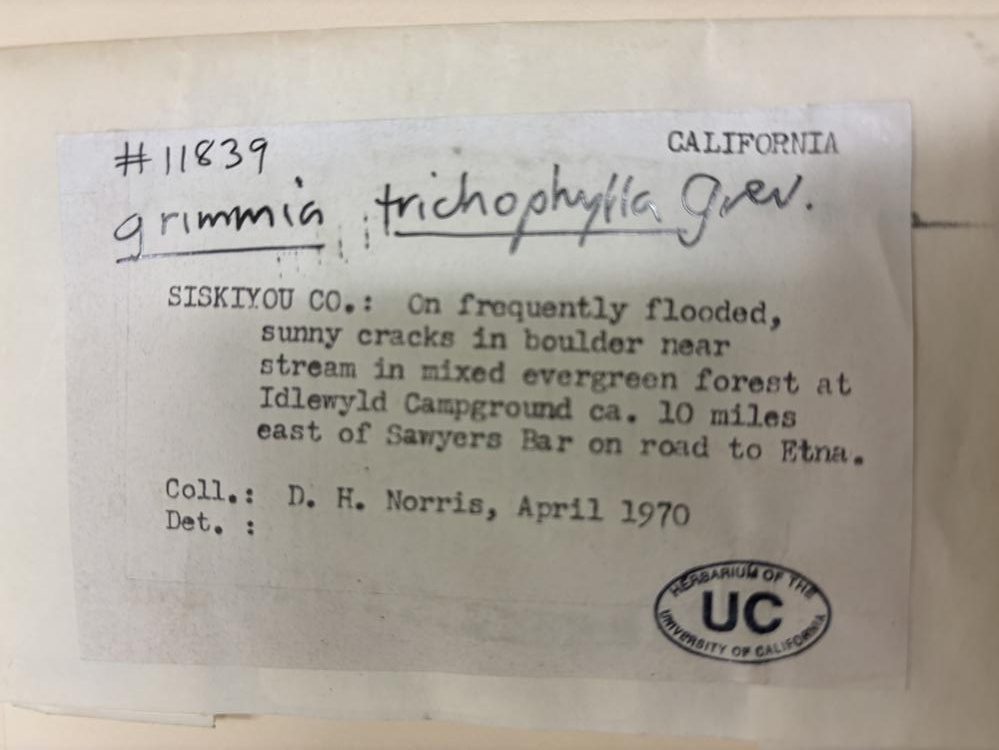
#> input picture data/img/06162025/IMG_3165.jpg, 999 x 750 px
$ python -i ocr_client.py   (imports and definitions only)
#> lines starting #> are read from the running program, lines starting #| are printed output that depends on the picture; after the words box and inside, x2 and y2 are one past the last pixel; in counts of white or black regions, pixels touching at a corner belong together
from google.cloud import vision
import io
import os
from google.protobuf.json_format import MessageToDict
from collections import defaultdict
from PIL import Image, ImageDraw, ImageFont, ExifTags
import cv2
import numpy as np
import json

os.environ["GOOGLE_APPLICATION_CREDENTIALS"] = os.path.expanduser(
    "~/.secrets/vision-key.json"
)

class OcrClient:
    def __init__(self):
        self.client = vision.ImageAnnotatorClient()
        self.preprocessor = ImagePreprocessor()

    # [135 lines left out: functions extract_text_json, parse_google_ocr_response, merge_to_lines, visualize_bounding_boxes, not called in this run]

class ImagePreprocessor:
    """
    Preprocess images for improved OCR accuracy using grayscale conversion,
    perspective correction, sharpening, resizing, contrast stretching,
    denoising, and bounding box remapping support.

    Usage:
        pre = ImagePreprocessor()

        # To get a processed image as an OpenCV array:
        processed = pre.preprocess_for_ocr("input.jpg")

        # To save the processed image to disk:
        pre.preprocess_and_save("input.jpg", "output.jpg")

        # To map OCR bounding boxes (from processed image) back to original image:
        original_pts = pre.map_bbox_to_original([(x1, y1), (x2, y2), (x3, y3), (x4, y4)])
    """

    def __init__(self):
        self.last_perspective_transform = None
        self.last_inverse_transform = None
        self.last_resize_fx = 1.0
        self.last_resize_fy = 1.0

    def preprocess_for_ocr(self, image_path):
#> called with image_path = '../../data/img/06162025/IMG_3165.jpg'
        if not os.path.exists(image_path):
            raise FileNotFoundError(f"Image not found: {image_path}")

        img = cv2.imread(image_path)
#> img is the input picture: shape (750, 999, 3); mean B, G, R 156.9, 166.1, 172.1
        if img is None:
            raise ValueError(f"Unable to load image: {image_path}")

        img = self._apply_perspective_correction(img)

        # Step 1: Convert to grayscale
        gray = cv2.cvtColor(img, cv2.COLOR_BGR2GRAY)

        # Step 2: Sharpen image to improve text clarity
        kernel = np.array([[0, -1, 0], [-1, 5,-1], [0, -1, 0]])
        sharpened = cv2.filter2D(gray, -1, kernel)

        # Step 3: Resize if resolution is low
        height, width = sharpened.shape
        self.last_resize_fx = self.last_resize_fy = 1.0
        if height < 1000:
            self.last_resize_fx = self.last_resize_fy = 1.5
            sharpened = cv2.resize(sharpened, None, fx=1.5, fy=1.5, interpolation=cv2.INTER_CUBIC)

        # Step 4: Light contrast stretch
        processed = cv2.convertScaleAbs(sharpened, alpha=1.2, beta=10)

        # Step 5: Denoise (optional)
        denoised = cv2.fastNlMeansDenoising(processed, h=15)

        return denoised

    def _apply_perspective_correction(self, img):
        gray = cv2.cvtColor(img, cv2.COLOR_BGR2GRAY)
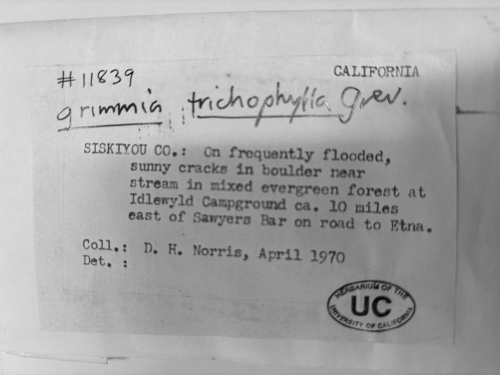
#> gray: shape (750, 999) (shown at 1/2 size); min 2, max 250, mean 166.9
        blur = cv2.GaussianBlur(gray, (5, 5), 0)
        edged = cv2.Canny(blur, 50, 200)
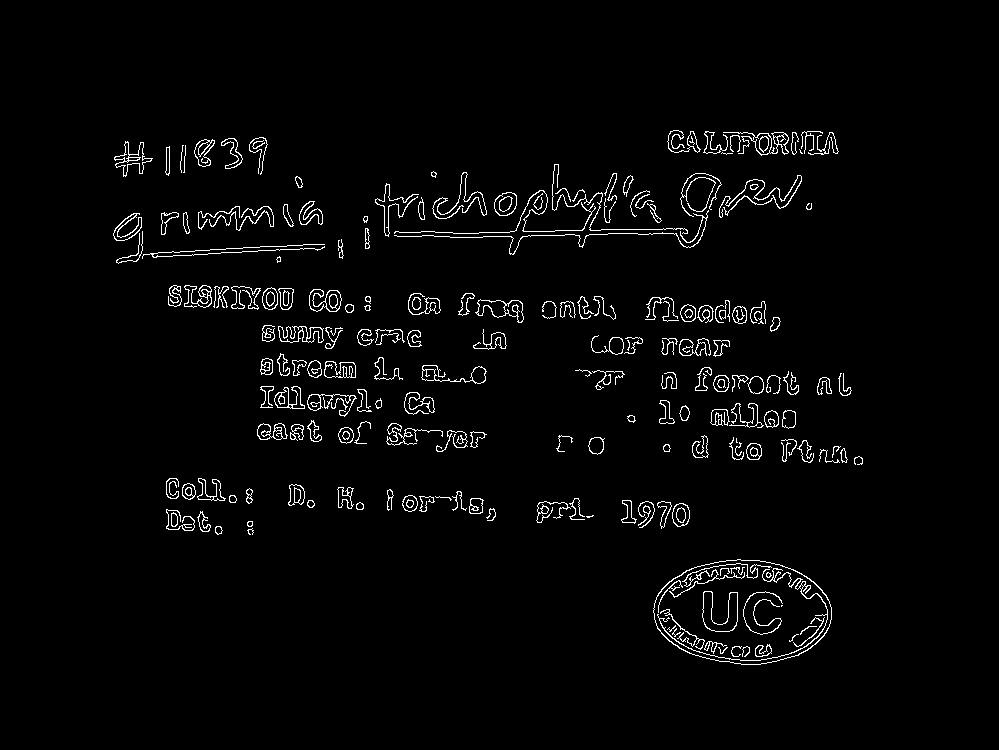
#> edged: shape (750, 999); 2.6% white in thin lines or dots, all inside (x1, y1, x2, y2) = (113, 130, 863, 665)

        contours, _ = cv2.findContours(edged.copy(), cv2.RETR_LIST, cv2.CHAIN_APPROX_SIMPLE)
#> contours = 370 contours, 116 with area under 20; largest, box (x1, y1, x2, y2) and area: (653, 559, 832, 665) 14550, (653, 559, 832, 665) 14450, (702, 591, 738, 632) 768, (702, 591, 738, 632) 751, (475, 299, 524, 323) 602
        contours = sorted(contours, key=cv2.contourArea, reverse=True)[:5]
#> contours = 5 contours; box (x1, y1, x2, y2) and area: (653, 559, 832, 665) 14550, (653, 559, 832, 665) 14450, (702, 591, 738, 632) 768, (702, 591, 738, 632) 751, (475, 299, 524, 323) 602

        for c in contours:
            peri = cv2.arcLength(c, True)
            approx = cv2.approxPolyDP(c, 0.02 * peri, True)
            if len(approx) == 4:
                screen_cnt = approx
                break
        else:
            # No correction; set identity transforms
            self.last_perspective_transform = np.eye(3, dtype=np.float32)
            self.last_inverse_transform = np.eye(3, dtype=np.float32)
            return img
#> this loop made 5 passes

        pts = screen_cnt.reshape(4, 2)
        rect = np.zeros((4, 2), dtype="float32")

        s = pts.sum(axis=1)
        rect[0] = pts[np.argmin(s)]
        rect[2] = pts[np.argmax(s)]

        diff = np.diff(pts, axis=1)
        rect[1] = pts[np.argmin(diff)]
        rect[3] = pts[np.argmax(diff)]

        (tl, tr, br, bl) = rect
        width_a = np.linalg.norm(br - bl)
        width_b = np.linalg.norm(tr - tl)
        max_width = max(int(width_a), int(width_b))

        height_a = np.linalg.norm(tr - br)
        height_b = np.linalg.norm(tl - bl)
        max_height = max(int(height_a), int(height_b))

        dst = np.array([
            [0, 0],
            [max_width - 1, 0],
            [max_width - 1, max_height - 1],
            [0, max_height - 1]
        ], dtype="float32")

        M = cv2.getPerspectiveTransform(rect, dst)
        self.last_perspective_transform = M
        self.last_inverse_transform = cv2.invert(M)[1]

        warped = cv2.warpPerspective(img, M, (max_width, max_height))
        return warped

    # [14 lines left out: function map_bbox_to_original, not called in this run]

    def save_preprocessed_image(self, image, save_path):
        cv2.imwrite(save_path, image)

    # [4 lines left out: function preprocess_and_save, not called in this run]

>>> result = ImagePreprocessor().preprocess_for_ocr('../../data/img/06162025/IMG_3165.jpg')
#> in preprocess_for_ocr, `processed = cv2.convertScaleAbs(sharpened, alpha=1.2, beta=10)`:
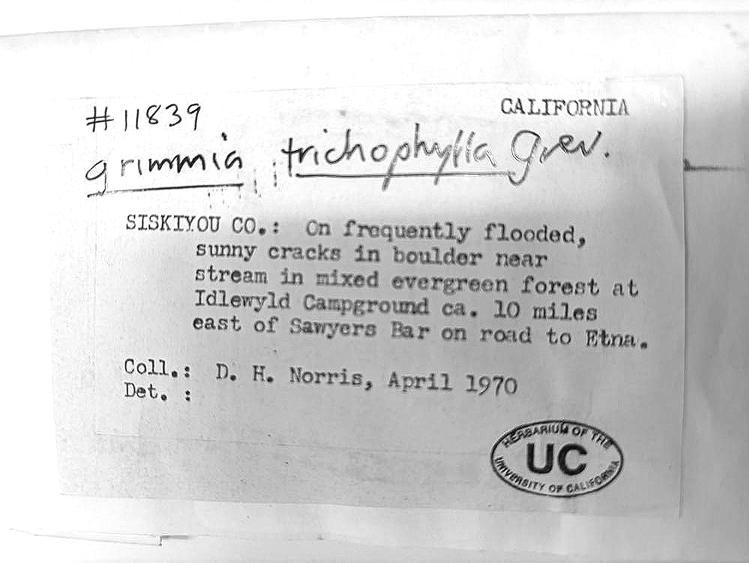
#> processed: shape (1125, 1498) (shown at 1/2 size); min 10, max 255, mean 208.5

$ run again, on data/img/06162025/IMG_3169.jpg
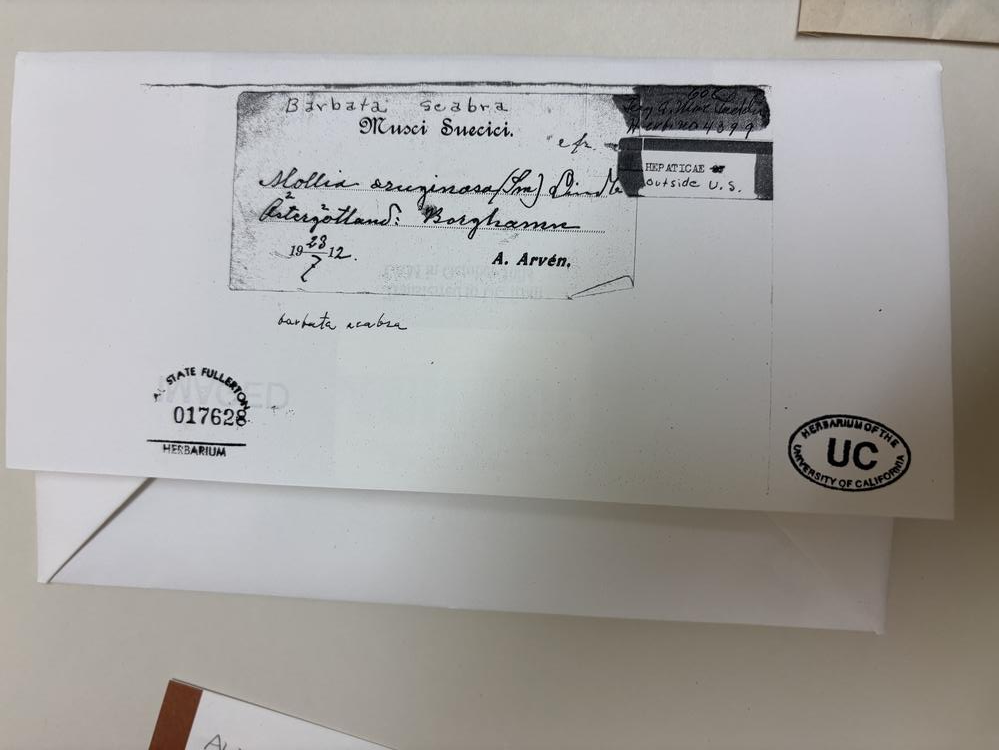
#> input picture data/img/06162025/IMG_3169.jpg, 999 x 750 px
#> in preprocess_for_ocr, img is the input picture: shape (750, 999, 3); mean B, G, R 160.6, 162.7, 164.6
#> in _apply_perspective_correction, `edged = cv2.Canny(blur, 50, 200)`:
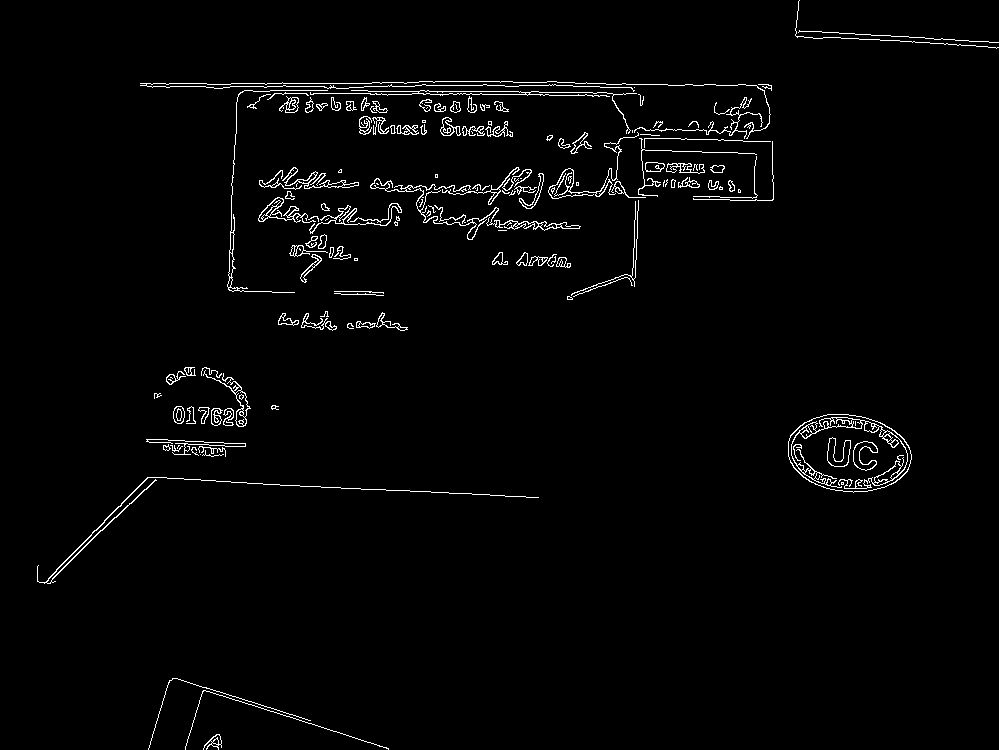
#> edged: shape (750, 999); 2.1% white in thin lines or dots
#> in _apply_perspective_correction, `contours, _ = cv2.findContours(edged.copy(), cv2.RETR_LIST, cv2.CHAIN_..`: contours = 337 contours, 171 with area under 20; largest, box (x1, y1, x2, y2) and area: (788, 414, 912, 493) 7477, (788, 414, 912, 493) 7404, (791, 417, 908, 489) 1116, (370, 178, 581, 240) 556, (203, 370, 251, 427) 364
#> in _apply_perspective_correction, `contours = sorted(contours, key=cv2.contourArea, reverse=True)[:5]`: contours = 5 contours; box (x1, y1, x2, y2) and area: (788, 414, 912, 493) 7477, (788, 414, 912, 493) 7404, (791, 417, 908, 489) 1116, (370, 178, 581, 240) 556, (203, 370, 251, 427) 364
#> the loop in _apply_perspective_correction, `for c in contours:` made 5 passes
#> peri on passes 1 to 4: 337.6, 335.2, 1287.2, 1295.9
#> in preprocess_for_ocr, `processed = cv2.convertScaleAbs(sharpened, alpha=1.2, beta=10)`:
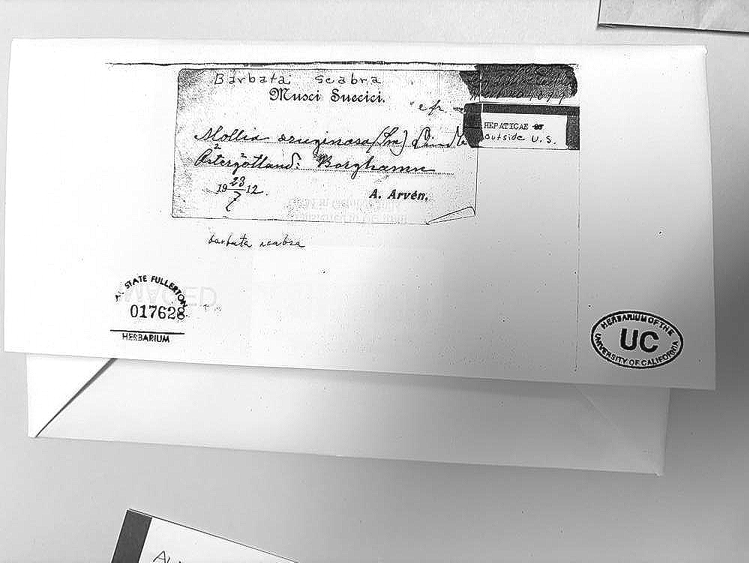
#> processed: shape (1125, 1498) (shown at 1/2 size); min 10, max 255, mean 205.1
